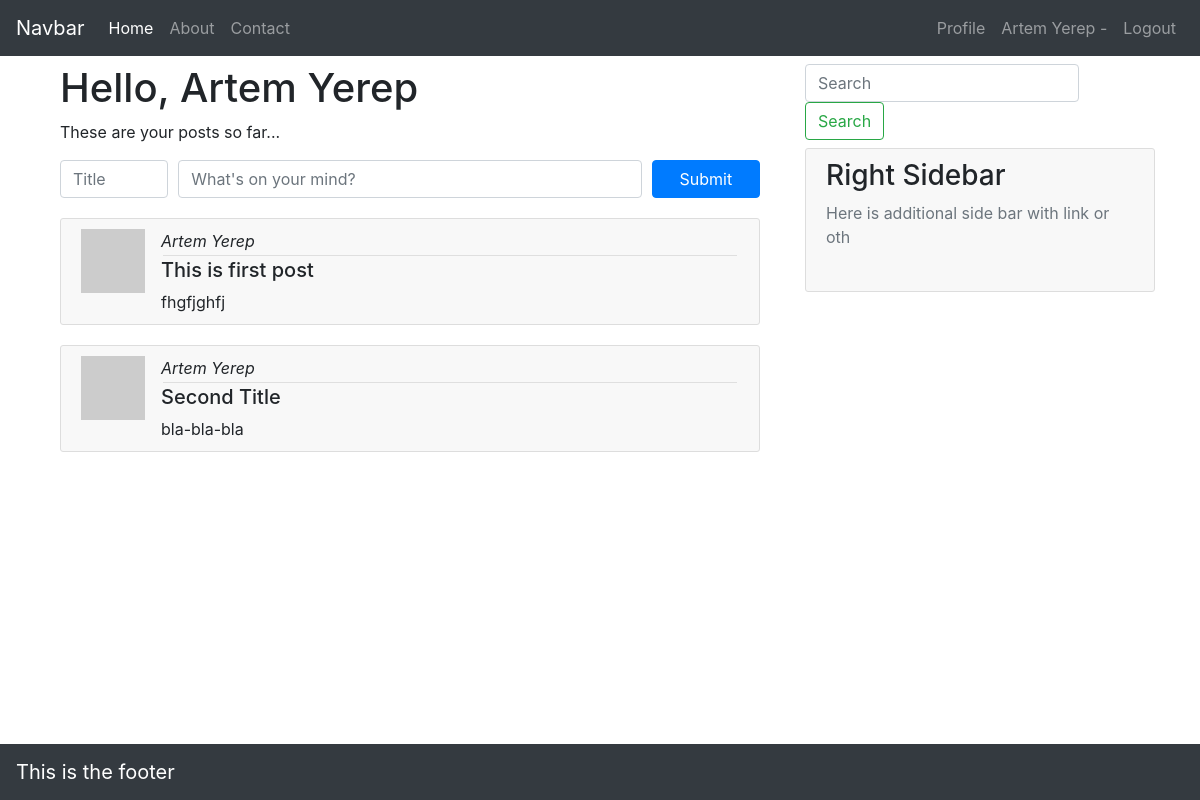
The app's page /profile (signed in) with its own data.
### app/models.py (models this page shows, shortened)
class User(UserMixin, db.Model):
    id = db.Column(db.Integer, primary_key=True)
    name = db.Column(db.String(70))
    email = db.Column(db.String(100), index=True, unique=True)
    password_hash = db.Column(db.String(180))
    posts = db.relationship('Post', backref="author", lazy="dynamic")

class Post(db.Model):
    id = db.Column(db.Integer, primary_key=True)
    title =  db.Column(db.String(70))
    content = db.Column(db.String(1000))
    user_id = db.Column(db.Integer, db.ForeignKey('user.id'))

### app/routes.py (the view)
@app.route("/profile", methods=['GET', 'POST'])
@login_required
def profile():
    form = PostForm()
    context = {
       'form': form,
       'posts' : User.query.get(current_user.id).posts.all()
    }
    if form.validate_on_submit():
        db.session.add(Post(user_id=current_user.id, content=form.content.data, title=form.title.data))
        db.session.commit()
        flash('Your post has been created', 'alert alert-success')
        return redirect(url_for('profile'))
    return render_template('profile.html', **context)

### app/forms.py
class PostForm(FlaskForm):
    title  = StringField('Title', validators=[DataRequired()])
    content = StringField('Content', validators=[DataRequired()])
    submit = SubmitField('Submit')

### app/models.py (called while the page is built)
@Login.user_loader
def load_user(id):
    return User.query.get(int(id))

### app/templates/profile.html (shortened to what this page needs)
{% extends 'layout.html' %}
{% block content %}
<h1>Hello, {{ current_user.name }}</h1>
<p>These are your posts so far...</p>
<form method="POST" action="{{ url_for('profile') }}">
    <div class="form-row post-form">
        <div class="col-2">
            {{ form.title(class="form-control", placeholder="Title") }}
        </div>
        <div class="col-8">
            {{ form.content(class="form-control", placeholder="What's on your mind?") }}
        </div>
        <div class="col">
            {{ form.submit(class="btn btn-primary btn-block", placeholder="Post") }}
        </div>
    </div>
</form>
{% if posts %}
    {% for post in posts %}
        <div class="media content-section">
            <img src="https://placehold.it/64x64" class="mr-3", alt="..."><br>
            <div class="media-body">
                <i>{{ post.author.name }}</i><hr class="hrspacing">
                <h5 class="mt-0">{{ post.title }}</h5>
                {{ post.content }}
            </div>
        </div>
    {% endfor %}
    {% else %}
    <h1>There's no posts available</h1>
{% endif %}
{% endblock %}

### app/templates/layout.html (shortened to what this page needs)
<!doctype html>
<html lang="en">
<head>
    <link rel="stylesheet" href="https://stackpath.bootstrapcdn.com/bootstrap/4.3.1/css/bootstrap.min.css"
>
    <link rel="stylesheet" href="{{ url_for('static', filename='css/main.css') }}">
</head>
<body>
    <header>
        <nav class="navbar navbar-expand-sm navbar-dark bg-dark ">
            <a class="navbar-brand" href="#">Navbar</a>
            <div class="collapse navbar-collapse" id="collapsibleNavId">
                <ul class="navbar-nav mr-auto mt-2 mt-lg-0">
                    <li class="nav-item active">
                        <a class="nav-link" href="{{ url_for('index') }}">Home </a>
                    </li>
                    <li class="nav-item">
                        <a class="nav-link" href="{{ url_for('about') }}">About</a>
                    </li>
                    <li class="nav-item">
                        <a class="nav-link" href="{{ url_for('contact') }}">Contact</a>
                    </li>
                </ul>
                <ul class="navbar-nav">
                    {% if current_user.is_authenticated %}
                    <li class="nav-item">
                        <a class="nav-link" href="{{ url_for('profile') }}">Profile</a>
                    </li>
                    <li class="nav-item">
                        <a class="nav-link">{{ current_user.name }} - </a>
                    </li>
                    <li class="nav-item">
                        <a class="nav-link" href="{{ url_for('logout') }}">Logout</a>
                    </li>
                    {% endif %}
                </ul>
            </div>
        </nav>
    </header>
    <div id="main" class="container">
        <div class="row">
            <div class="col-md-8 mt-2">
                <div class="container">
                    {% block content %}{% endblock %}
                </div>
            </div>
            <div class="col-md-4">
                <form class="form-inline my-2 my-sm-2 mr-0">
                    <input class="form-control mr-sm-2 " type="text" placeholder="Search">
                    <button class="btn btn-outline-success my-2 my-sm-0" type="submit">Search</button>
                </form>
                <div class="content-section">
                    <h3>Right Sidebar</h3>
                    <p class='text-muted'>Here is additional side bar with link or oth
                    </p>
                </div>
            </div>
        </div>
    </div>
    <footer>
        <div class="footer-nav">
        <nav class="navbar fixed-bottom navbar-dark bg-dark">
            <a class="navbar-brand" href="#">This is the footer</a>
        </nav>
        </div>
    </footer>
</body>
</html>

### app/static/css/main.css (style rules this page uses)
.content-section { background: #f8f8f8; padding: 10px 20px; border: 1px solid #dddddd; border-radius: 3px; margin-bottom: 20px; }
.footer-nav { padding-top: 5rem; }
.post-form { padding-bottom: 20px; }
.hrspacing { margin: 2px; }

### records on screen
User: name "Artem Yerep"
Post: author.name "Artem Yerep", title "This is first post", content "fhgfjghfj"
Post: author.name "Artem Yerep", title "Second Title", content "bla-bla-bla"
